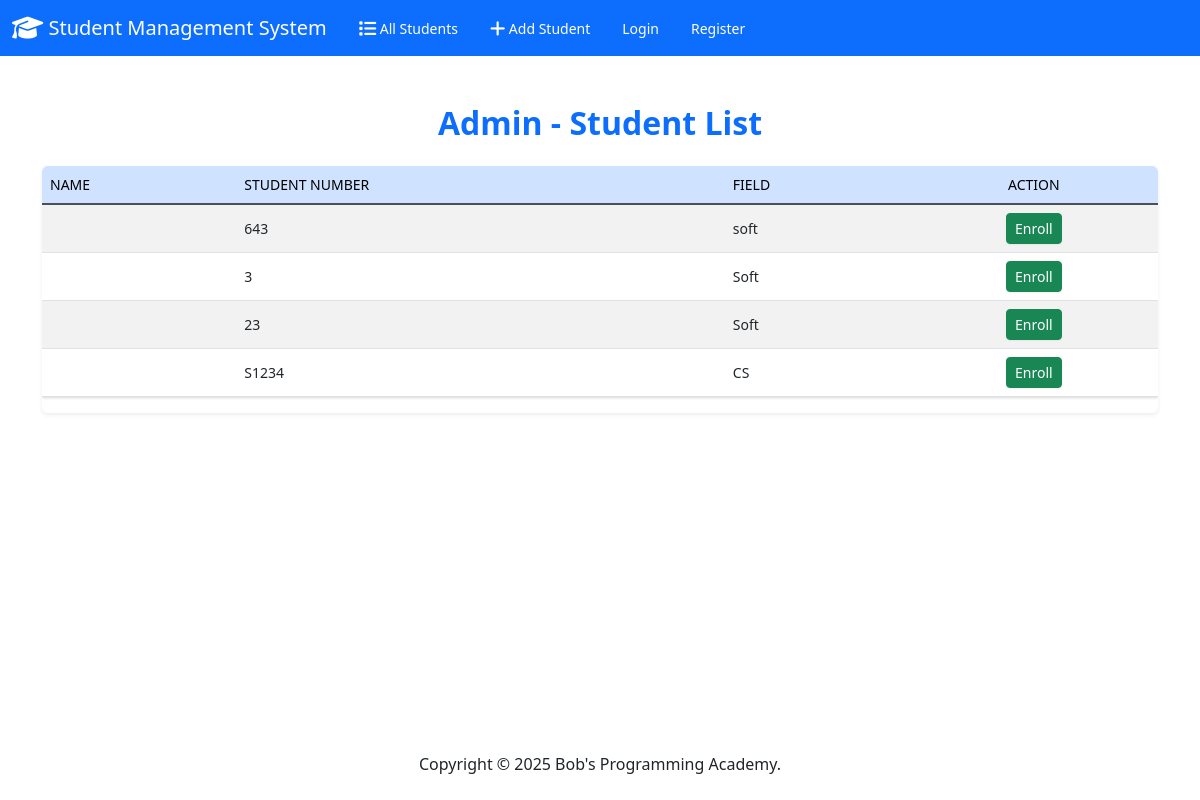
/students/admin/, run on the app's committed database.
### students/models.py (models this page shows, shortened)
class Student(models.Model):
    user = models.OneToOneField(CustomUser, on_delete=models.CASCADE, related_name='student')
    student_number = models.CharField(max_length=20, unique=True)
    field_of_study = models.CharField(max_length=100)
    gpa = models.FloatField()

### students/views.py (the view)
# urls.py: path('students/admin/', views.admin_student_list, name='admin_student_list'),
def admin_student_list(request):
    students = Student.objects.all()
    return render(request, 'students/admin_student_list.html', {
        'students': students
    })

### students/templates/students/admin_student_list.html
{% extends "students/base.html" %}
{% block body %}
<div class="container my-5">
  <h2 class="mb-4 text-center text-primary fw-bold">Admin - Student List</h2>
 <link href="https://cdn.jsdelivr.net/npm/bootstrap@5.3.0/dist/css/bootstrap.min.css" rel="stylesheet">
  <link href="https://cdnjs.cloudflare.com/ajax/libs/font-awesome/6.4.0/css/all.min.css" rel="stylesheet">
  {% if students %}
  <div class="table-responsive shadow-sm rounded">
    <table class="table table-striped table-hover align-middle">
      <thead class="table-primary">
        <tr>
          <th scope="col">Name</th>
          <th scope="col">Student Number</th>
          <th scope="col">Field</th>
          <th scope="col" class="text-center">Action</th>
        </tr>
      </thead>
      <tbody>
        {% for student in students %}
        <tr>
          <td>{{ student.first_name }} {{ student.last_name }}</td>
          <td>{{ student.student_number }}</td>
          <td>{{ student.field_of_study }}</td>
          <td class="text-center">
            <a href="{% url 'student_detail' student.id %}" class="btn btn-success btn-sm">
              Enroll
            </a>
          </td>
        </tr>
        {% endfor %}
      </tbody>
    </table>
  </div>
  {% else %}
  <div class="alert alert-info text-center" role="alert">
    No students available.
  </div>
  {% endif %}
</div>
{% endblock %}

### data on the page
Student: student_number "643", field_of_study "soft"
Student: student_number "3", field_of_study "Soft"
Student: student_number "23", field_of_study "Soft"
Student: student_number "S1234", field_of_study "CS"
